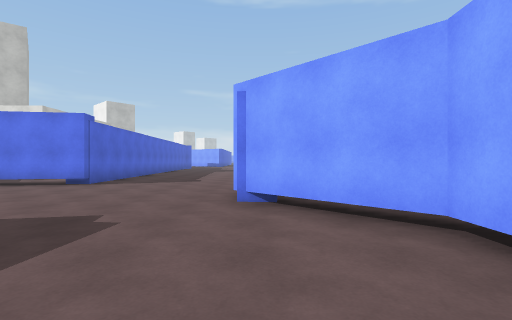
[1] (above)

19 first-person views from a walk through a Unity game level. The camera is 1.3 m above the floor, looks level and sees 85° across. The floor is counted in squares, 2 m on a side. Each view is taken from the middle of a square. On the plan, view 1 faces up. The plan holds only what a view shows up to about 9 squares ahead; the rest is blank. The place goes on beyond the plan. The player is left out. Surface patterns are stand-ins for the level's own textures.

[2]
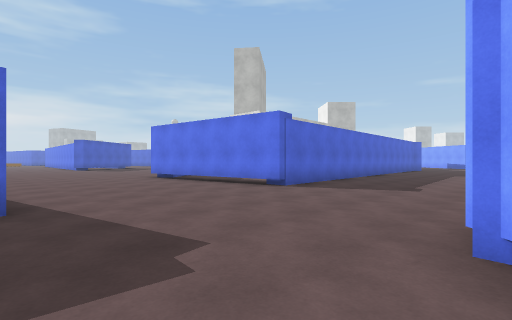

[3]
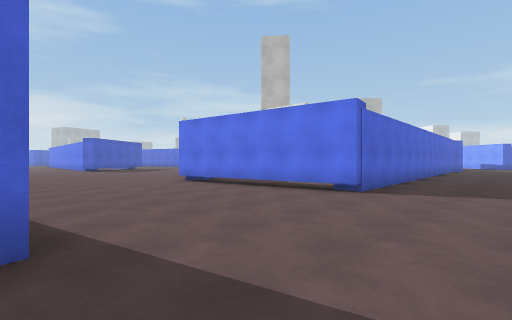

[4]
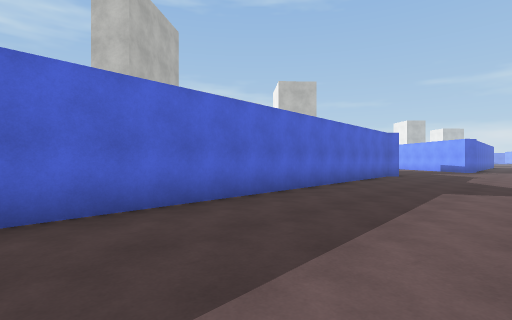

[5]
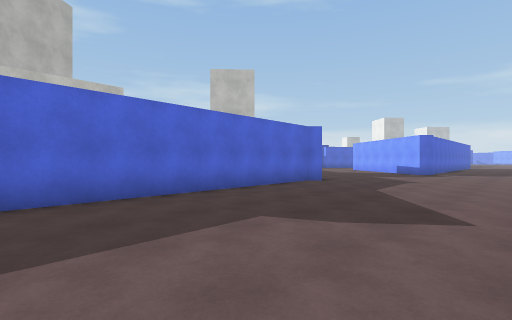

[6]
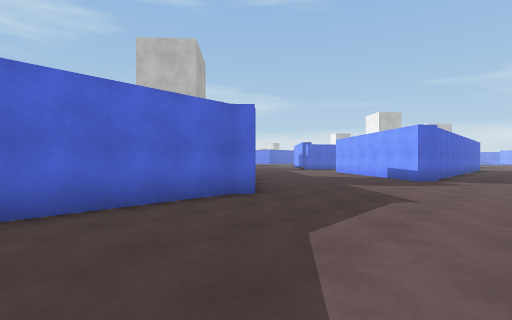

[7]
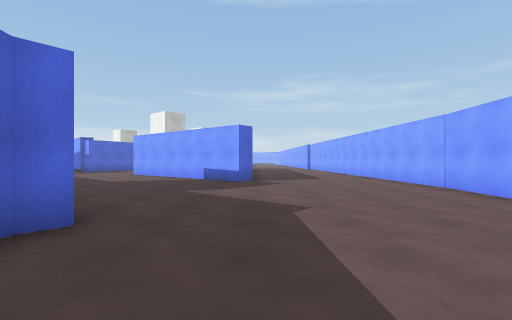

[8]
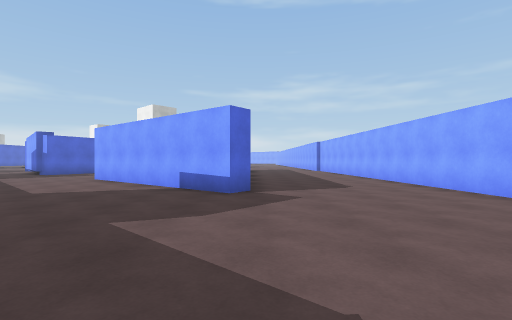

[9]
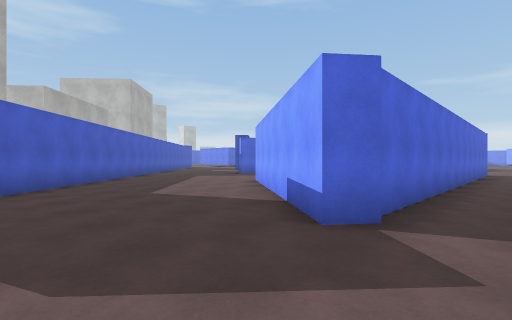

[10]
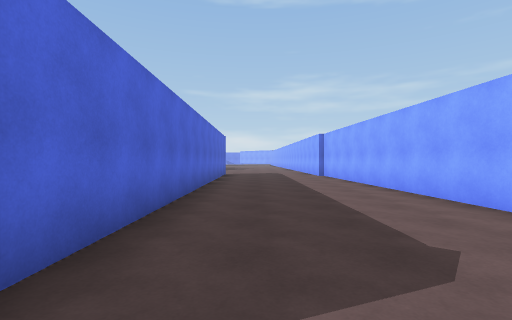

[11]
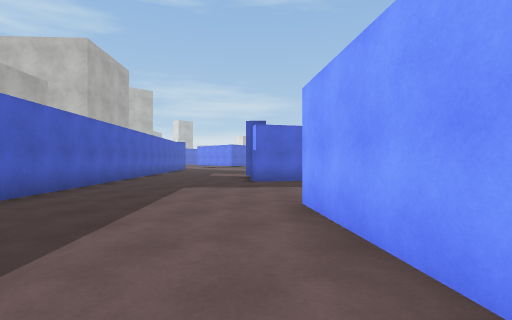

[12]
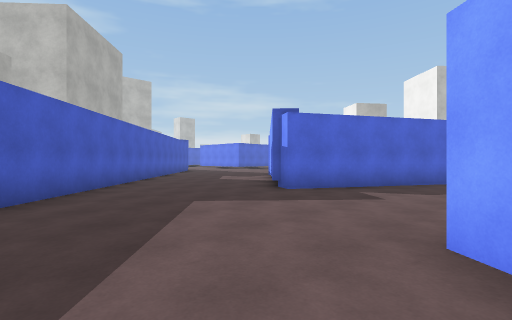

[13]
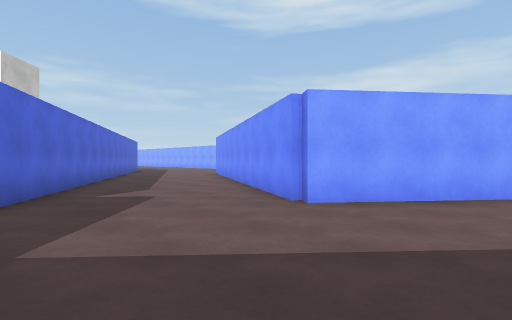

[14]
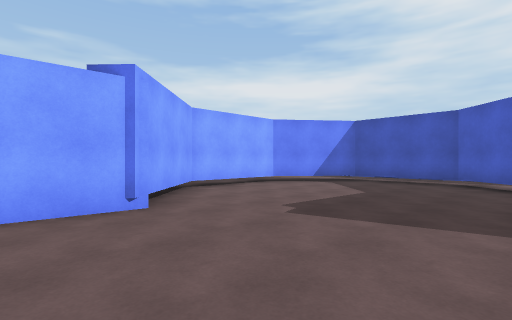

[15]
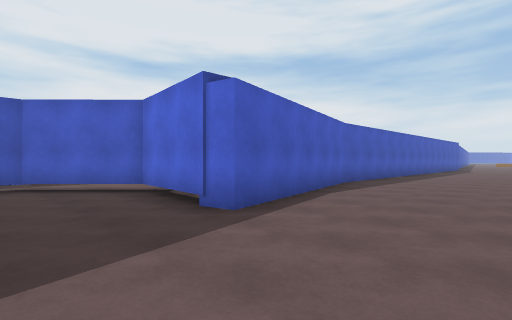

[16]
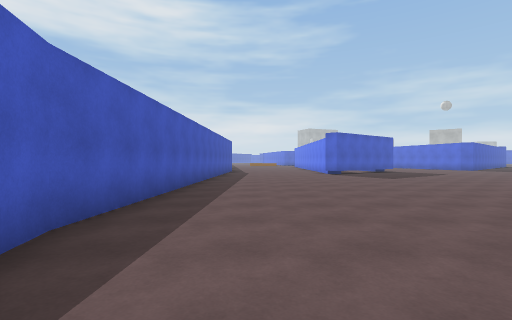

[17]
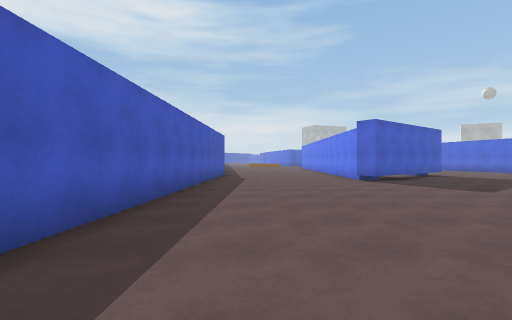

[18]
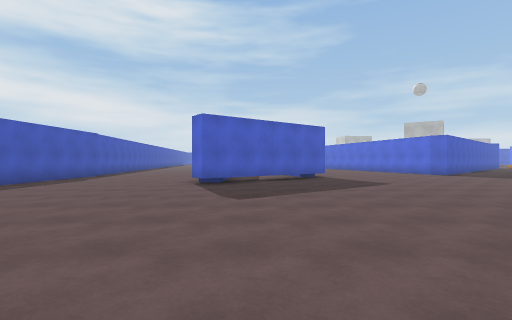

[19]
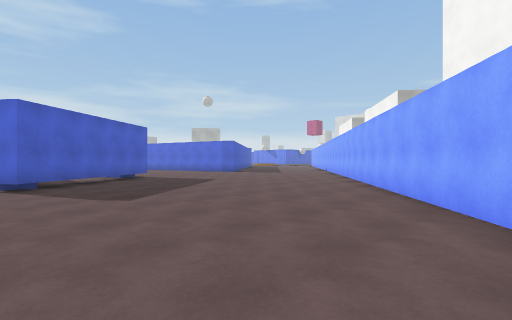

### Floor plan
Points are (right, up) in squares from view 1. A wall is a line through its corners. A room is listed if a view was taken in it or the views show most of it. See-through windows are left out.
Room 1 (views 1, 2, 3, 4, 5, 6, 7, 8, 9, 10, 11, 12, 13, 14, 15, 16, 17, 18, 19)
walls: (-4.7, 20.8) (-5.1, 20.4) (-4.5, 7.3) (-10, 6.5); (-4.5, 7.6) (-5.2, 7.5); (1.3, 22.7) (1.5, 24.5); (1.4, 24.6) (0.9, 35); (-12.1, 9.5) (-16.1, 14.6); (-3.1, 27) (-3.5, 26.4) (-8.5, 30.5); (-4.2, 1.8) (-4.4, -0.7) (-2.7, -2.4) (0, -2.4) (1.6, -0.4) (1.7, 2.4) (-0.3, 4.5) (-0.2, 5.9); (-8.4, 30.8) (-6.2, 34.8); (-9.6, 1.1) (-4.4, 2.2) (-4.3, 1.8); (-21.2, 9) (-19.4, 6.6) (-19.9, 6.1); (-3.4, 35.3) (-3.3, 27.3); (-17, 31.7) (-8.6, 24.2); (-10.5, 35.5) (-11.9, 32.9) (-12.4, 33.2); (-21, 1.5) (-9.5, 1.1)
low walls: (-20, 7) (-20, 6.4)

Positions as (right, up) in squares from view 1, and headings:
1: (0, 0), facing up
2: (0, 2), facing up-left
3: (-2, 2), facing up-left
4: (-1, 9), facing up-left
5: (0, 13), facing up-left
6: (-1, 17), facing up-left
7: (-3, 18), facing up
8: (-3, 21), facing up
9: (-2, 24), facing up-left
10: (-2, 26), facing up
11: (-6, 27), facing up-left
12: (-8, 28), facing up-left
13: (-12, 28), facing up-right
14: (-4, 6), facing down-right
15: (-2, 5), facing down-left
16: (-7, 3), facing left
17: (-11, 3), facing left
18: (-12, 8), facing left
19: (-12, 6), facing up-left
